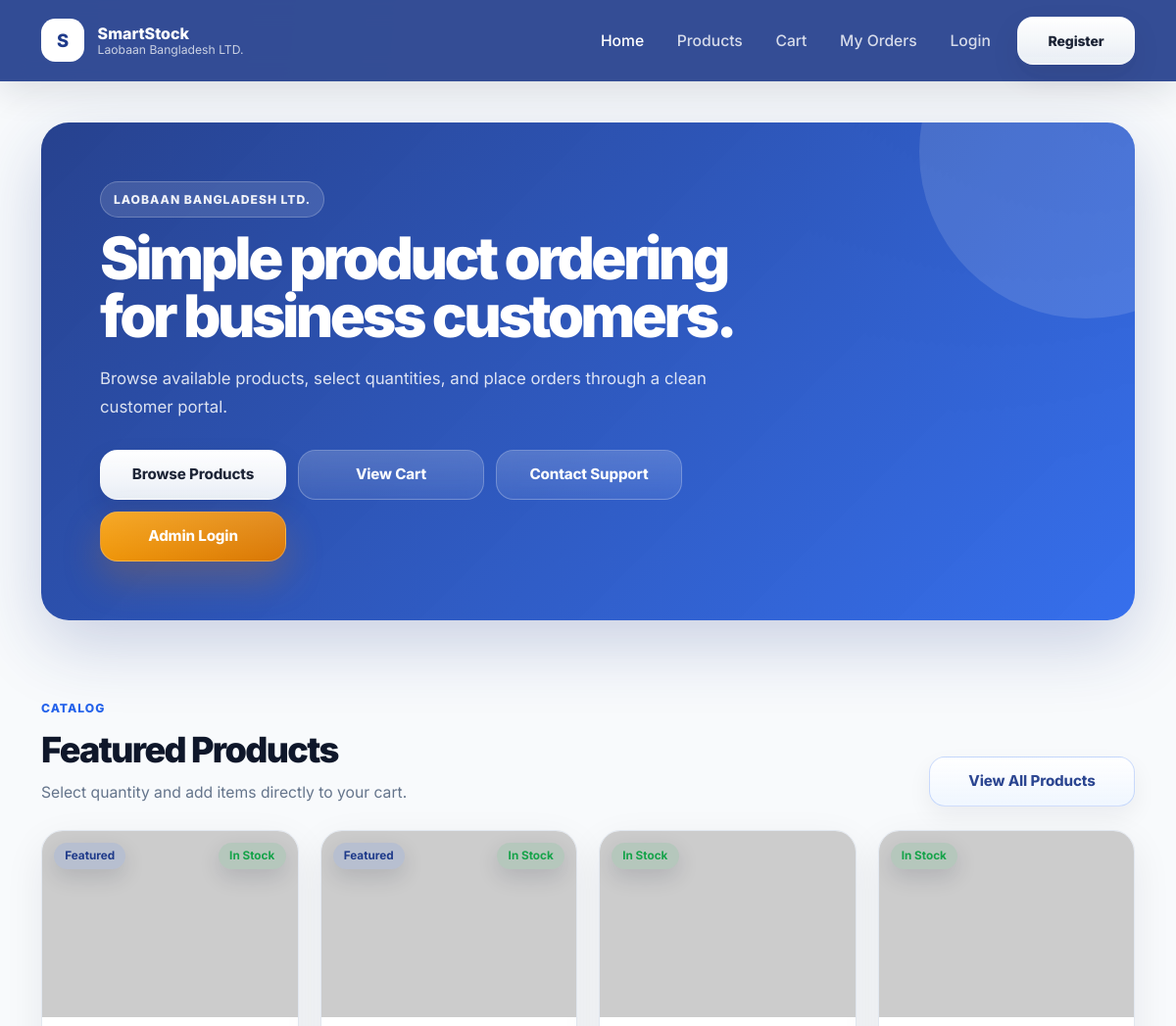
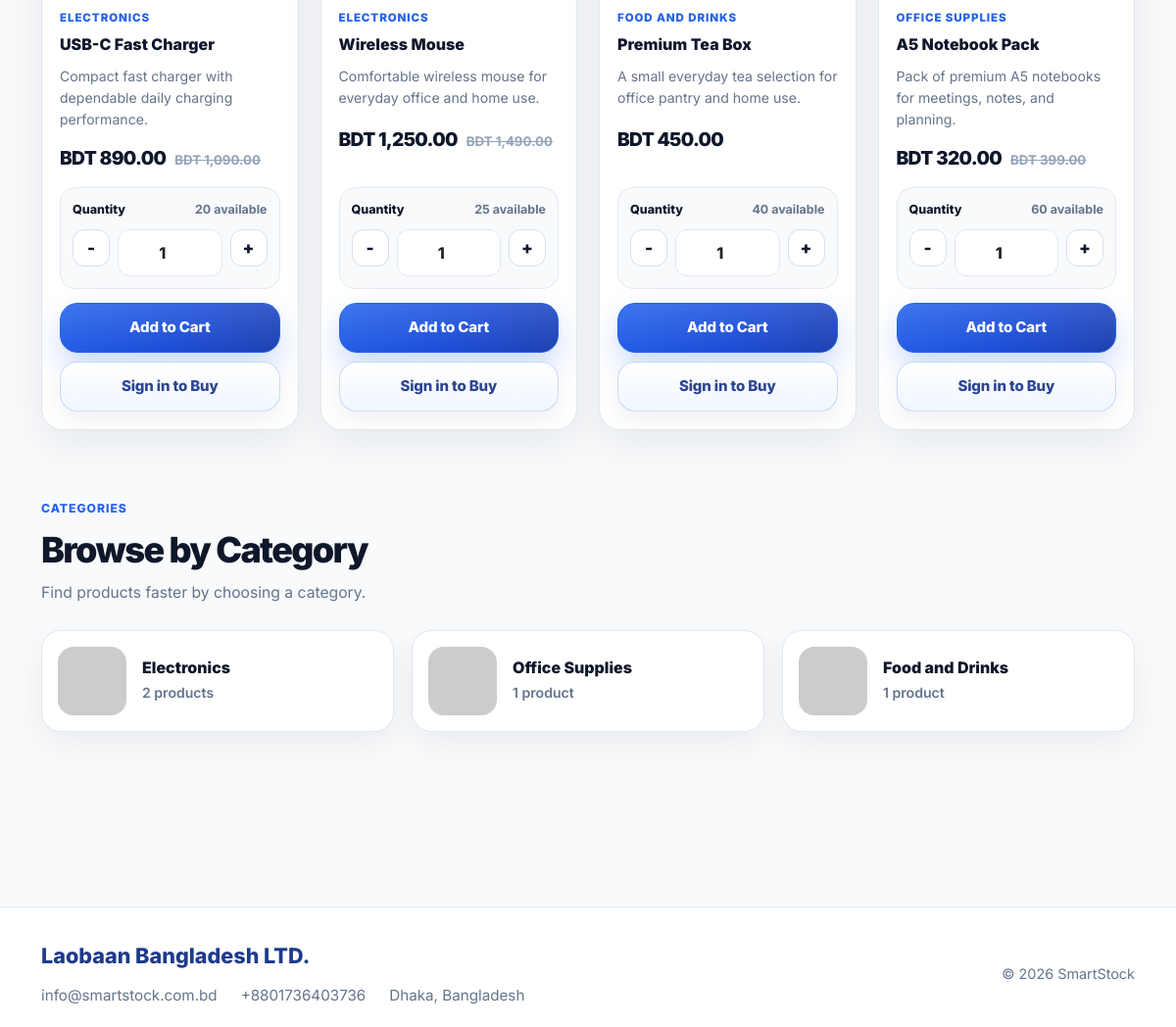
The page / on the database its author committed (2 pictures, top to bottom).
### tables this page shows
CREATE TABLE tbl_product (
    product_id INT AUTO_INCREMENT PRIMARY KEY,
    sku VARCHAR(80) NULL,
    title VARCHAR(100) NOT NULL,
    description TEXT NULL,
    price DECIMAL(10,2) NOT NULL,
    original_price DECIMAL(10,2) NULL,
    stock_quantity INT NOT NULL DEFAULT 0,
    reorder_level INT NOT NULL DEFAULT 10,
    image_name VARCHAR(255) NULL,
    category_id INT NULL,
    featured VARCHAR(10) NOT NULL DEFAULT 'No',
    active VARCHAR(10) NOT NULL DEFAULT 'Yes',
    created_at TIMESTAMP DEFAULT CURRENT_TIMESTAMP,
    INDEX idx_tbl_product_sku (sku),
    INDEX idx_tbl_product_title (title),
    INDEX idx_tbl_product_active_category_stock (active, category_id, stock_quantity),
    FOREIGN KEY (category_id) REFERENCES tbl_category(id) ON DELETE SET NULL
);

CREATE TABLE tbl_category (
    id INT AUTO_INCREMENT PRIMARY KEY,
    title VARCHAR(100) NOT NULL,
    image_name VARCHAR(255) NULL,
    featured VARCHAR(10) NOT NULL DEFAULT 'No',
    active VARCHAR(10) NOT NULL DEFAULT 'Yes',
    created_at TIMESTAMP DEFAULT CURRENT_TIMESTAMP,
    INDEX idx_tbl_category_active_featured_title (active, featured, title)
);

### index.php (the view, shortened to what this page needs)
<?php
require_once __DIR__ . '/includes/db.php';
require_once __DIR__ . '/includes/helpers.php';
$featured = $conn->query(
    "SELECT p.*, c.title AS category_name
     FROM tbl_product p
     LEFT JOIN tbl_category c ON c.id = p.category_id
     WHERE p.active = 'Yes'
     ORDER BY p.featured DESC, p.product_id DESC
     LIMIT 8"
);
$categories = $conn->query(
    "SELECT c.id, c.title, c.image_name, COUNT(p.product_id) AS product_count
     FROM tbl_category c
     LEFT JOIN tbl_product p ON p.category_id = c.id AND p.active = 'Yes'
     WHERE c.active = 'Yes'
     GROUP BY c.id, c.title, c.image_name
     ORDER BY c.featured DESC, c.title ASC
     LIMIT 6"
);
?>
<!DOCTYPE html>
<html lang="en">
<head>
    <link href="https://cdn.jsdelivr.net/npm/bootstrap@5.3.3/dist/css/bootstrap.min.css" rel="stylesheet">
    <link rel="stylesheet" href="assets/css/style.css">
</head>
<body class="shop-page smartstock-home">
    <?php require_once __DIR__ . '/includes/public/navbar.php'; ?>
    <section class="home-hero-clean">
        <div class="container-xl">
            <div class="home-hero-panel">
                <div class="home-hero-content">
                    <span class="home-eyebrow">Laobaan Bangladesh LTD.</span>
                    <h1 class="home-hero-title">
                        Simple product ordering for business customers.
                    </h1>
                    <p class="home-hero-subtitle">
                        Browse available products, select quantities, and place orders through a clean customer portal.
                    </p>
                    <div class="home-hero-actions">
                        <a href="menu.php" class="btn btn-light btn-lg home-hero-btn-primary">
                            Browse Products
                        </a>
                        <a href="cart.php" class="btn btn-outline-light btn-lg home-hero-btn-secondary">
                            View Cart
                        </a>
                        <a href="admin/contact.php" class="btn btn-outline-light btn-lg home-hero-btn-secondary">
                            Contact Support
                        </a>
                        <a href="admin/admin-login.php" class="btn btn-admin-hero btn-lg home-hero-btn-secondary">
                            Admin Login
                        </a>
                    </div>
                </div>
            </div>
        </div>
    </section>
    <main class="container-xl home-page-shell">
        <section class="home-section-block">
            <div class="home-section-heading">
                <div>
                    <span class="home-section-kicker">Catalog</span>
                    <h2>Featured Products</h2>
                    <p>Select quantity and add items directly to your cart.</p>
                </div>
                <a href="menu.php" class="btn btn-outline-primary home-section-btn">
                    View All Products
                </a>
            </div>
            <?php if ($featured && $featured->num_rows > 0): ?>
                <div class="catalog-product-grid">
                    <?php while ($product = $featured->fetch_assoc()): ?>
                        <?php
                            $productId = (int)$product['product_id'];
                            $stock = max(0, (int)$product['stock_quantity']);
                            $description = trim((string)($product['description'] ?? ''));
                            $shortDescription = strlen($description) > 74
                                ? substr($description, 0, 71) . '...'
                                : $description;
                        ?>
                        <article class="catalog-product-card <?php echo $stock <= 0 ? 'is-out' : ''; ?>">
                            <div class="catalog-product-image-wrap">
                                <img
                                    src="<?php echo e(product_image_src($product['image_name'])); ?>"
                                    alt="<?php echo e($product['title']); ?>"
                                    class="catalog-product-image"
                                    loading="lazy"
                                    decoding="async"
                                >
                                <div class="catalog-product-status">
                                    <?php if (($product['featured'] ?? '') === 'Yes'): ?>
                                        <span class="badge rounded-pill text-bg-primary">Featured</span>
                                    <?php endif; ?>
                                    <?php echo stock_badge($stock); ?>
                                </div>
                            </div>
                            <div class="catalog-product-content">
                                <div class="catalog-product-category">
                                    <?php echo e(!empty($product['category_name']) ? $product['category_name'] : 'General'); ?>
                                </div>
                                <h3 class="catalog-product-title">
                                    <?php echo e($product['title']); ?>
                                </h3>
                                <p class="catalog-product-desc">
                                    <?php echo e($shortDescription !== '' ? $shortDescription : 'Product details are available during ordering.'); ?>
                                </p>
                                <div class="catalog-product-price-row">
                                    <span class="catalog-product-price">
                                        <?php echo format_bdt($product['price']); ?>
                                    </span>
                                    <?php if (!empty($product['original_price']) && (float)$product['original_price'] > (float)$product['price']): ?>
                                        <span class="catalog-product-old-price">
                                            <?php echo format_bdt($product['original_price']); ?>
                                        </span>
                                    <?php endif; ?>
                                </div>
                                <form method="post" action="cart.php" class="catalog-product-form">
                                    <?php if ($stock > 0): ?>
                                        <div class="compact-quantity-box" data-qty-group>
                                            <div class="compact-quantity-top">
                                                <label for="qty-<?php echo $productId; ?>">Quantity</label>
                                                <span><?php echo $stock; ?> available</span>
                                            </div>
                                            <div class="compact-quantity-control">
                                                <button type="button" class="qty-btn" data-qty-minus aria-label="Decrease quantity">
                                                    -
                                                </button>
                                                <input
                                                    type="number"
                                                    id="qty-<?php echo $productId; ?>"
                                                    name="quantity"
                                                    value="1"
                                                    min="1"
                                                    max="<?php echo $stock; ?>"
                                                    step="1"
                                                    inputmode="numeric"
                                                    class="form-control compact-quantity-input"
                                                    data-stock="<?php echo $stock; ?>"
                                                >
                                                <button type="button" class="qty-btn" data-qty-plus aria-label="Increase quantity">
                                                    +
                                                </button>
                                            </div>
                                        </div>
                                    <?php endif; ?>
                                    <div class="catalog-product-actions">
                                        <button
                                            class="btn btn-smartstock"
                                            type="submit"
                                            name="add_to_cart"
                                            <?php if ($stock <= 0) echo 'disabled'; ?>
                                        >
                                            <?php echo $stock > 0 ? 'Add to Cart' : 'Out of Stock'; ?>
                                        </button>
                                        <?php if (!empty($_SESSION['customer_logged_in'])): ?>
                                            <button
                                                class="btn btn-outline-primary"
                                                type="submit"
                                                name="buy_now"
                                                <?php if ($stock <= 0) echo 'disabled'; ?>
                                            >
                                                Buy Now
                                            </button>
                                        <?php else: ?>
                                            <a class="btn btn-outline-primary" href="customer-login.php">
                                                Sign in to Buy
                                            </a>
                                        <?php endif; ?>
                                    </div>
                                </form>
                            </div>
                        </article>
                    <?php endwhile; ?>
                </div>
            <?php endif; ?>
        </section>
        <section class="home-section-block">
            <div class="home-section-heading">
                <div>
                    <span class="home-section-kicker">Categories</span>
                    <h2>Browse by Category</h2>
                    <p>Find products faster by choosing a category.</p>
                </div>
            </div>
            <?php if ($categories && $categories->num_rows > 0): ?>
                <div class="catalog-category-grid">
                    <?php while ($category = $categories->fetch_assoc()): ?>
                        <a class="catalog-category-card" href="menu.php?category=<?php echo (int)$category['id']; ?>">
                            <div class="catalog-category-image-wrap">
                                <img
                                    src="<?php echo e(product_image_src($category['image_name'])); ?>"
                                    alt="<?php echo e($category['title']); ?>"
                                    class="catalog-category-image"
                                    loading="lazy"
                                    decoding="async"
                                >
                            </div>
                            <div>
                                <h3><?php echo e($category['title']); ?></h3>
                                <p>
                                    <?php
                                        $categoryCount = (int)$category['product_count'];
                                        echo $categoryCount . ' ' . ($categoryCount === 1 ? 'product' : 'products');
                                    ?>
                                </p>
                            </div>
                        </a>
                    <?php endwhile; ?>
                </div>
            <?php endif; ?>
        </section>
    </main>
    <?php require_once __DIR__ . '/includes/public/footer.php'; ?>
</body>
</html>

### includes/helpers.php (shortened to what this page needs)
<?php
function e($value): string
{
    return htmlspecialchars((string)$value, ENT_QUOTES, 'UTF-8');
}
function stock_badge(int $quantity): string
{
    return '<span class="badge text-bg-success">In Stock</span>';
}
function product_image_src(?string $imageName, string $assetPrefix = ''): string
{
    $imageName = trim((string)$imageName);
    if ($imageName === '') {
        return 'https://placehold.co/600x400/EFF6FF/1E3A8A?text=SmartStock';
    }
    return 'https://placehold.co/600x400/EFF6FF/1E3A8A?text=SmartStock';
}
function format_bdt($amount): string
{
    return 'BDT ' . number_format((float)$amount, 2);
}
?>

### rows shown on the page
tbl_product: featured "Featured", category.title "ELECTRONICS", title "USB-C Fast Charger", description "Compact fast charger with dependable daily charging performance.", price "BDT 890.00", original_price "BDT 1,090.00", stock_quantity "20", quantity "1", shows "Add to Cart"
tbl_product: featured "Featured", category.title "ELECTRONICS", title "Wireless Mouse", description "Comfortable wireless mouse for everyday office and home use.", price "BDT 1,250.00", original_price "BDT 1,490.00", stock_quantity "25", quantity "1", shows "Add to Cart"
tbl_product: category.title "FOOD AND DRINKS", title "Premium Tea Box", description "A small everyday tea selection for office pantry and home use.", price "BDT 450.00", stock_quantity "40", quantity "1", shows "Add to Cart"
tbl_product: category.title "OFFICE SUPPLIES", title "A5 Notebook Pack", description "Pack of premium A5 notebooks for meetings, notes, and planning.", price "BDT 320.00", original_price "BDT 399.00", stock_quantity "60", quantity "1", shows "Add to Cart"
tbl_category: title "Electronics", categoryCount "2", shows "products"
tbl_category: title "Office Supplies", categoryCount "1", shows "product"
tbl_category: title "Food and Drinks", categoryCount "1", shows "product"
